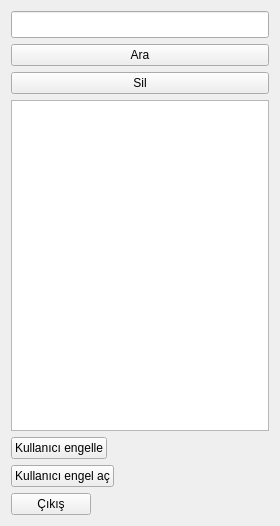
<?xml version="1.0" encoding="UTF-8"?>
<ui version="4.0">
 <class>Form</class>
 <widget class="QWidget" name="Form">
  <property name="geometry">
   <rect>
    <x>0</x>
    <y>0</y>
    <width>280</width>
    <height>526</height>
   </rect>
  </property>
  <property name="maximumSize">
   <size>
    <width>280</width>
    <height>16777215</height>
   </size>
  </property>
  <property name="windowTitle">
   <string>Form</string>
  </property>
  <layout class="QHBoxLayout" name="horizontalLayout">
   <item>
    <layout class="QVBoxLayout" name="verticalLayout">
     <property name="sizeConstraint">
      <enum>QLayout::SetFixedSize</enum>
     </property>
     <item>
      <widget class="QLineEdit" name="lineEdit_kullanici_arama">
       <property name="font">
        <font>
         <pointsize>12</pointsize>
        </font>
       </property>
       <property name="text">
        <string/>
       </property>
      </widget>
     </item>
     <item>
      <widget class="QPushButton" name="pushButton_kullanici_ara">
       <property name="text">
        <string>Ara</string>
       </property>
      </widget>
     </item>
     <item>
      <widget class="QPushButton" name="pushButton_kullanici_sil">
       <property name="text">
        <string>Sil</string>
       </property>
      </widget>
     </item>
     <item>
      <widget class="QTableWidget" name="tableWidget_kullanici">
       <property name="rowCount">
        <number>0</number>
       </property>
      </widget>
     </item>
     <item>
      <widget class="QPushButton" name="pushButton_engelle">
       <property name="sizePolicy">
        <sizepolicy hsizetype="Fixed" vsizetype="Fixed">
         <horstretch>0</horstretch>
         <verstretch>0</verstretch>
        </sizepolicy>
       </property>
       <property name="text">
        <string>Kullanıcı engelle</string>
       </property>
      </widget>
     </item>
     <item>
      <widget class="QPushButton" name="pushButton_engel_ac">
       <property name="sizePolicy">
        <sizepolicy hsizetype="Fixed" vsizetype="Fixed">
         <horstretch>0</horstretch>
         <verstretch>0</verstretch>
        </sizepolicy>
       </property>
       <property name="text">
        <string>Kullanıcı engel aç</string>
       </property>
      </widget>
     </item>
     <item>
      <widget class="QPushButton" name="pushButton_cikis">
       <property name="sizePolicy">
        <sizepolicy hsizetype="Fixed" vsizetype="Fixed">
         <horstretch>0</horstretch>
         <verstretch>0</verstretch>
        </sizepolicy>
       </property>
       <property name="text">
        <string>Çıkış</string>
       </property>
      </widget>
     </item>
    </layout>
   </item>
  </layout>
 </widget>
 <resources/>
 <connections/>
</ui>
